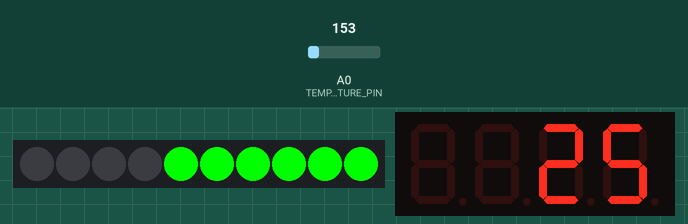
This sketch was run on a simulated Arduino Uno, built with avr-gcc and run on an emulated ATmega328P. Parts: 10 RGB LEDs in strip order, left to right, 4-digit seven-segment display. Inputs (shaded band) come from the test bench; at power-on: A0 (TEMPERATURE_PIN) = 153. What the sketch prints to the serial monitor is not drawn.

Above: at 1.3 s.
1.4 s: A0 (TEMPERATURE_PIN) set to 160
At 2.6 s:
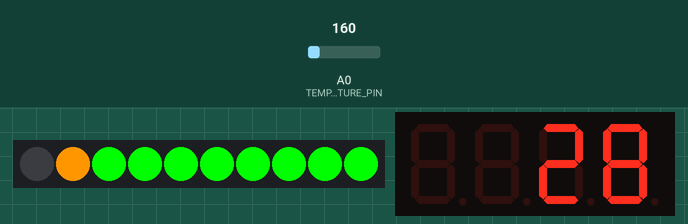
3.1 s: A0 (TEMPERATURE_PIN) set to 165
At 4.4 s:
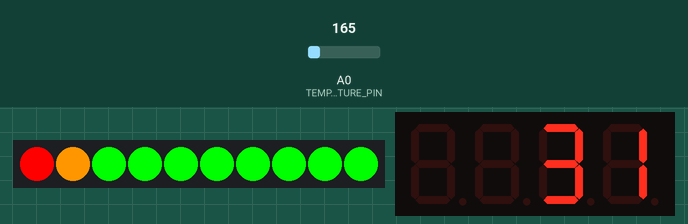
4.7 s: A0 (TEMPERATURE_PIN) set to 133
At 5.3 s:
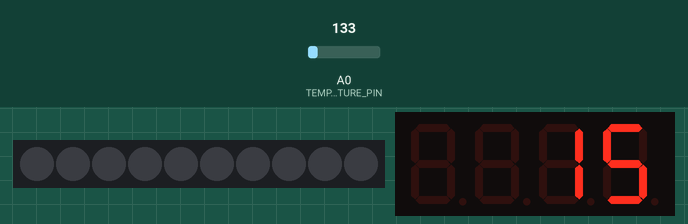
Timing chart, 0 to 7.7 s (numbered marks = the images above; inputs shaded):
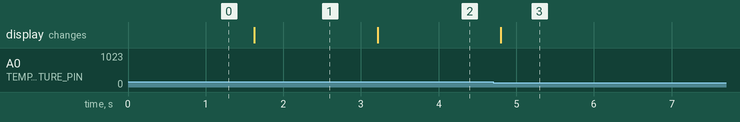

The sketch:

pMultiLed_LoveOMeter.ino
```cpp
/*
  Arduino Starter Kit example
 Project 3  - Love-O-Meter

 2016-1008 PePo changed using (1) Grove-LedBar, (2) Digit Display en TMP36 op protoshield
  * Digit display: Clock-pin=9, Data-pin=8,
  * LedBar: Clock-pin=9, Data-pin=8,
  * TMP36 aangesloten op A1

 This sketch is written to accompany Project 3 in the Arduino Starter Kit

 Parts required:
 1 TMP36 temperature sensor
 1 Grove LedBar
 1 Grove Digit 7-segment Display

 Original created 13 September 2012
 by Scott Fitzgerald

 http://www.arduino.cc/starterKit

 This example code is part of the public domain
 */
#include <Math.h>
// include Grove LedBar library
#include <Grove_LED_Bar.h>
// include Grove Digit-Display library
#include <TM1637.h>
#include <TimerOne.h> // Timer for updating Digit-Display

//* named constant for the pin the sensor is connected to
//const int sensorPin = A1; // breadboard, Starterskit
#define TEMPERATURE_PIN A0 // TMP36 op analoge pin A0
#define CLOCK_PIN 8 // LedBar: clock-pin op D8
#define DATA_PIN 9 // LedBar: data-pin op D9
#define ORIENTATION 1 // =0:start with red-LED, =1 start with green-LED

//pins definitions for TM1637 and can be changed to other ports
#define CLK 2
#define DIO 3
//#define BRIGHTNESS BRIGHTEST
#define BRIGHTNESS BRIGHT_TYPICAL
//#define BRIGHTNESS BRIGHT_DARKEST
TM1637 tm1637(CLK,DIO); // TM1637 object to control digits
int8_t tempDisp[] = {0x00,0x00,0x00,0x00}; // temperature digits

// baseline temperature: room temperature in Celcius
const float baselineTemp = 20.0;

// define a LedBar object, based upon Clock pin, Data pin, Orientation
Grove_LED_Bar bar(DATA_PIN, CLOCK_PIN, ORIENTATION);

void setup() {
  // open a serial connection to display values
  Serial.begin(115200);

  // initialize the LedBar
  bar.begin();

  // initialize the TM1637
  tm1637.set(BRIGHTNESS);
  tm1637.init();
  //Timer1.initialize(500000);//timing for 500ms
  //Timer1.attachInterrupt(TimingISR);//declare the interrupt serve routine:TimingISR
}

void loop() {
  // read the 10-bit sensor value on sensor pin,
  // value in range [0..1024], 1024=2**10
  // and store it in a variable
  int sensorVal = analogRead(TEMPERATURE_PIN);

  // debug: send the 10-bit sensor value out the serial port
  Serial.print("sensor Value: ");
  Serial.print(sensorVal);

  // convert the ADC reading to voltage
  // voltage in range [0.. 5]
  float voltage = (sensorVal / 1024.0) * 5.0;

  // debug: send the voltage level out the Serial port
  Serial.print(", Volts: ");
  Serial.print(voltage);

  // convert the voltage to temperature in degrees C
  // the sensor changes 10 mV per degree
  // the datasheet says there's a 500 mV offset
  // ((voltage - 500mV) times 100)
  float temperature = (voltage - .5) * 100;
  Serial.print(", ");
  Serial.print("*");
  Serial.print("C: ");
  Serial.println(temperature);

  // if the current temperature is lower than the baseline
  // turn off all LEDs
  int count = 0;
  if (temperature < baselineTemp) {
    Serial.print(".... 0 ");
    count = 0;
  } // if the temperature rises 1 degrees, turn i=on another LEDs on
  else if (temperature < baselineTemp + 1) {
    Serial.print(".... 1 ");
    count = 1;
  } // if the temperature rises 2-4 degrees, turn 6 LEDs on
  else if (temperature < baselineTemp + 2) {
    Serial.print(".... 2 ");
    count = 2;
  } // if the temperature rises 2-4 degrees, turn 6 LEDs on
  else if (temperature >= baselineTemp + 2 && temperature < baselineTemp + 4) {
    Serial.print(".... 5 ");
    count = 5;
  } // if the temperature rises 4-6 degrees, turn 8 LEDs on
  else if (temperature >= baselineTemp + 4 && temperature < baselineTemp + 6) {
    Serial.print(".... 6 ");
    count = 6;
  } // if the temperature rises more than 6 degrees, turn all LEDs on
  else if (temperature >= baselineTemp + 6 && temperature < baselineTemp + 8) {
    Serial.print(".... 8 ");
    count = 8;
  }
  else if (temperature >= baselineTemp + 8 && temperature < baselineTemp + 10) {
    Serial.print(".... 9 ");
    count = 9;
  }
  else if (temperature >= baselineTemp + 10) {
    Serial.print(".... 10 ");
    count = 10;
  }
  // turn on 'count' LEDs...
  turnLedsOnTo(count);
  // update digit-display
  digitDisplayUpdate(temperature);

  delay(500);
}

// turn leds on until n, other leds are off
void turnLedsOnTo(int n)
{
  // turn all LEDs off
  //turnAllLedsOff();
  // Turn n LEDs on until n-th
  for (int i = 1; i <= n; i++) {
    bar.setLed(i, 1);
    //delay(5);
  }
  // Turn off LEDs n+1 .. 10
  for (int i = n+1; i <= 10; i++) {
    bar.setLed(i, 0);
    //delay(5);
  }
}
// Turn all LEDs off
void turnAllLedsOff()
{
  for (int i = 1; i <= 10; i++) {
    bar.setLed(i, 0);
    //delay(5);
  }
}

/* 2016-1009 how to dislay a '.' ??
void digitDisplayUpdate(float temp)
{
  int t = floor(temp * 100);       // 1934
  Serial.print(", t="); Serial.println(t);
  tempDisp[0] = floor(t  / 1000);      // 1
  t = t - 1000;   // 934
  tempDisp[1] = floor(t  / 100);       // 9
  t = t - (floor(t/100) * 100);  // 34
  tempDisp[2] = floor(t / 10);         // 3
  tempDisp[3] = t % 10;                // 4
  // put on display
  tm1637.display(tempDisp);
} */
void digitDisplayUpdate(float temp)
{
  int t = round(temp); // afronden op 2 cijfers
  tempDisp[0] = 0x7f; // see TM1637.cpp - Cleardisplay()
  tempDisp[1] = 0x7f;
  tempDisp[2] = floor(t / 10);      // 1
  tempDisp[3] = t % 10;             // 9
  // put on display
  tm1637.display(tempDisp);
}
```

Measured:
- the behaviour switches between 159 and 160 on A0 (TEMPERATURE_PIN) (found by bisection; images 0 and 1)
- after the input at 1.4 s, the display: changes after 0.23 s (image 1)
- after the input at 3.1 s, the display: changes after 0.12 s (image 2)
- after the input at 4.7 s, the display: changes after 0.10 s (image 3)
